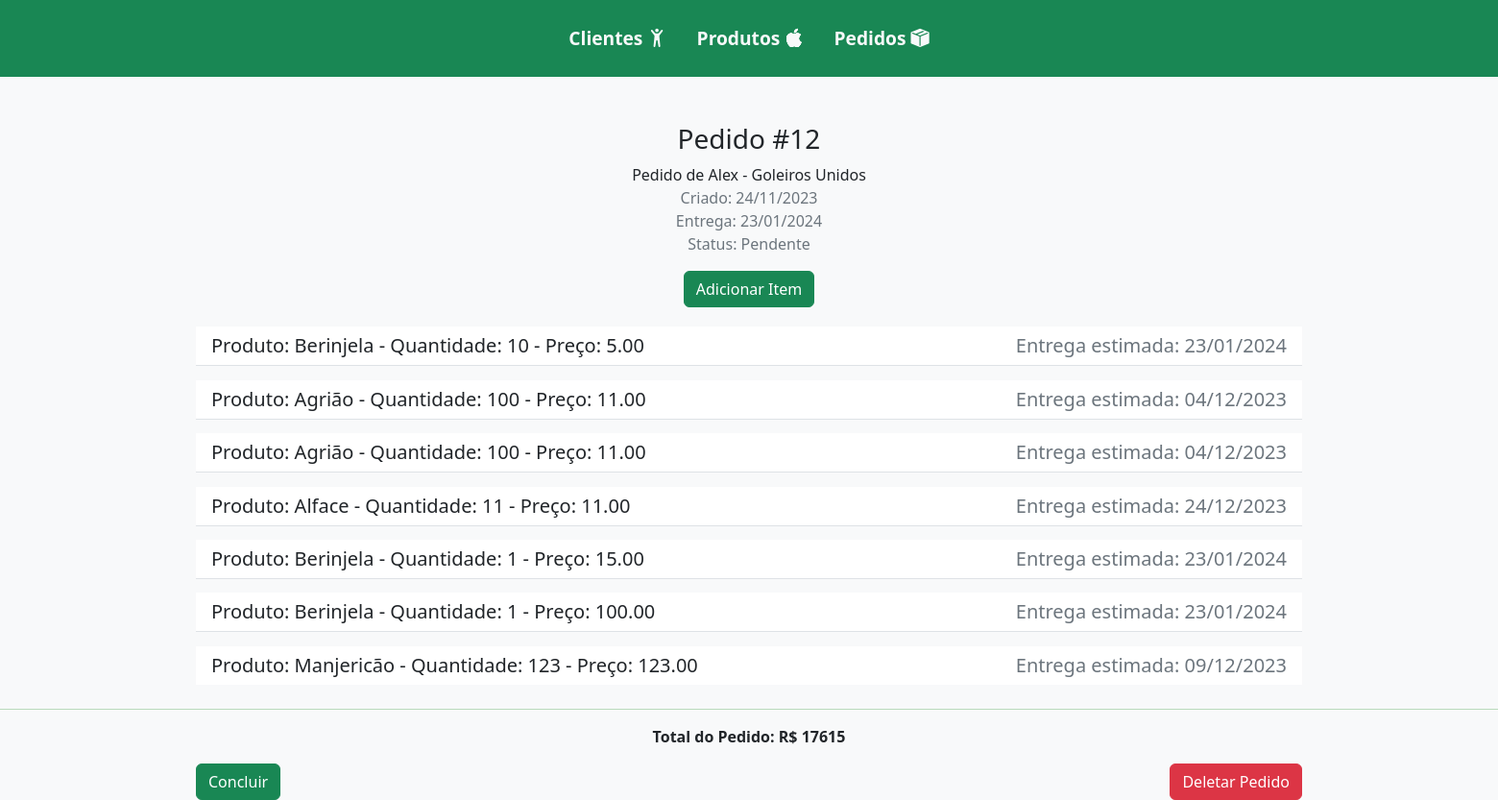
The page /detalhes_item_pedido/12/ on the database its author committed.
### fazenda/models.py (models this page shows, shortened)
class Pedido(models.Model):
    cliente = models.ForeignKey(Cliente, on_delete=models.CASCADE)
    produtos = models.ManyToManyField(Produto, through="ItemPedido")
    data_pedido = models.DateField(auto_now_add=True)
    status = models.CharField(
        max_length=10,
        choices=(
            ("Pendente", "Pendente"),
            ("Concluído", "Concluído"),
        ),
        default="Pendente",
    )
    def maior_tempo_preparo(self):
        tempos_preparo = self.produtos.all().values_list("tempo_preparo", flat=True)
        if tempos_preparo:
            return max(tempos_preparo)
        return 0
    def data_entrega(self):
        maior_tempo = self.maior_tempo_preparo()
        if maior_tempo > 0:
            return self.data_pedido + timedelta(days=maior_tempo)
        return self.data_pedido

class Cliente(models.Model):
    nome = models.CharField(max_length=100)
    empresa = models.CharField(max_length=100, blank=True, null=True)
    telefone = models.CharField(max_length=20)

class ItemPedido(models.Model):
    pedido = models.ForeignKey(Pedido, on_delete=models.CASCADE)
    produto = models.ForeignKey(Produto, on_delete=models.CASCADE)
    quantidade = models.PositiveIntegerField()
    preco = models.DecimalField(max_digits=5, decimal_places=2)
    marcado = models.BooleanField(default=False)
    def data_entrega_produto(self):
        data_pedido = self.pedido.data_pedido
        tempo_preparo_produto = self.produto.tempo_preparo
        if data_pedido and tempo_preparo_produto:
            return data_pedido + timedelta(days=tempo_preparo_produto)
        return None

class Produto(models.Model):
    nome = models.CharField(max_length=100)
    tempo_preparo = models.PositiveIntegerField()

### fazenda/views.py (the view)
def detalhes_item_pedido(request, pk):
    pedido = get_object_or_404(Pedido, pk=pk)
    pedido.total_pedido = (
        pedido.itempedido_set.aggregate(total=Sum(F("quantidade") * F("preco")))[
            "total"
        ]
        or 0
    )  # Caso não haja itens no pedido
    return render(request, "detalhes_item_pedido.html", {"pedido": pedido})

### fazenda/templates/detalhes_item_pedido.html (shortened to what this page needs)
{% extends 'base.html' %}
{% block content %}
    {% load static %}
    <div class="container-fluid d-flex flex-column justify-content-center align-items-center">
        <h3>Pedido #{{ pedido.id }}</h3>
        Pedido de {{ pedido.cliente.nome }} - {{ pedido.cliente.empresa }}
        <span class="text-secondary">Criado: {{ pedido.data_pedido|date:"d/m/Y" }}</span>
        <span class="text-secondary">Entrega: {{ pedido.data_entrega|date:"d/m/Y" }}</span>
        <span class="text-secondary">Status: {{ pedido.status }}</span>
        {% if pedido.status != 'Concluído' %}
            <a href="{% url 'adicionar_item_pedido' pedido.id %}" class="btn btn-success mb-3 mt-3">Adicionar Item</a>
        {% endif %}
        <ul class="h5 list-group list-group-flush w-75 d-flex flex-column justify-content-center align-items-center">
            {% for item_pedido in pedido.itempedido_set.all %}
                <li class="list-group-item list-group-item-action d-flex justify-content-between align-items-center list">
                    Produto: {{ item_pedido.produto.nome }} - Quantidade: {{ item_pedido.quantidade }} - Preço: {{ item_pedido.preco }}
                    {% if item_pedido.data_entrega_produto %}
                        <span class="text-secondary">Entrega estimada: {{ item_pedido.data_entrega_produto|date:"d/m/Y" }}</span>
                    {% else %}
                        <span class="text-secondary">Entrega estimada indisponível</span>
                    {% endif %}
                </li>
            {% endfor %}
        </ul>
        <hr>
        <p><strong>Total do Pedido: R$ {{ pedido.total_pedido }}</strong></p>
        <div class="d-flex justify-content-between align-items-center w-75">
            {% if pedido.status == 'Concluído' %}
                <a href="{% url 'concluir_pedido' pedido.id %}" class="btn btn-warning">Desfazer</a>
            {% else %}
                <a href="{% url 'concluir_pedido' pedido.id %}" class="btn btn-success">Concluir</a>
            {% endif %}
            <a href="{% url 'deletar_pedido' pedido.id %}" class="btn btn-danger">Deletar Pedido</a>
        </div>
    </div>
{% endblock %}

### fazenda/templates/base.html (style rules this page uses)
* { margin: 0; padding: 0; }
body { overflow-x: hidden; }
.list { margin-top: 0.3rem; margin-bottom: 0.6rem; }
hr { width: 200%; color: green; }

### rows shown on the page
Pedido: id "12", cliente.nome "Alex", cliente.empresa "Goleiros Unidos", data_pedido "24/11/2023", data_entrega "23/01/2024", status "Pendente", total_pedido "17615"
ItemPedido: produto.nome "Berinjela", quantidade "10", preco "5.00", data_entrega_produto "23/01/2024"
ItemPedido: produto.nome "Agrião", quantidade "100", preco "11.00", data_entrega_produto "04/12/2023"
ItemPedido: produto.nome "Agrião", quantidade "100", preco "11.00", data_entrega_produto "04/12/2023"
ItemPedido: produto.nome "Alface", quantidade "11", preco "11.00", data_entrega_produto "24/12/2023"
ItemPedido: produto.nome "Berinjela", quantidade "1", preco "15.00", data_entrega_produto "23/01/2024"
ItemPedido: produto.nome "Berinjela", quantidade "1", preco "100.00", data_entrega_produto "23/01/2024"
ItemPedido: produto.nome "Manjericão", quantidade "123", preco "123.00", data_entrega_produto "09/12/2023"
